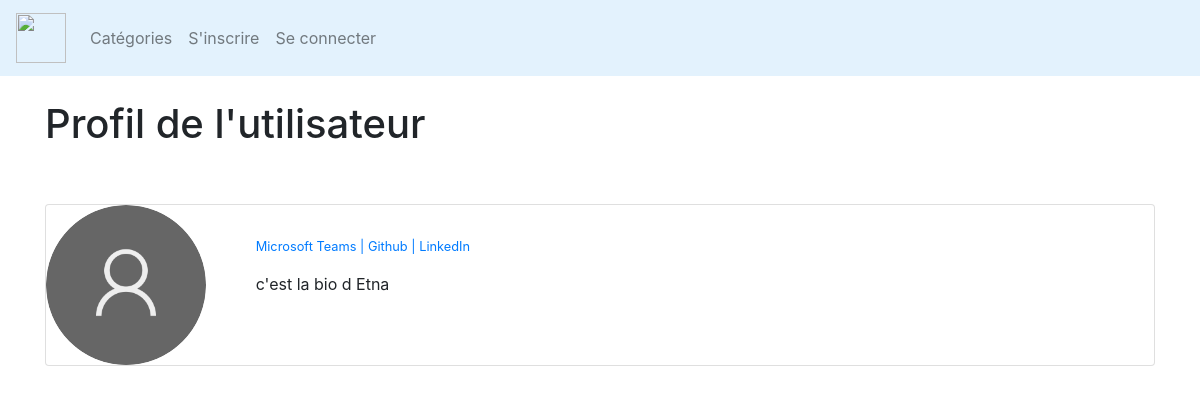
The app's page /8/profile/, older data.
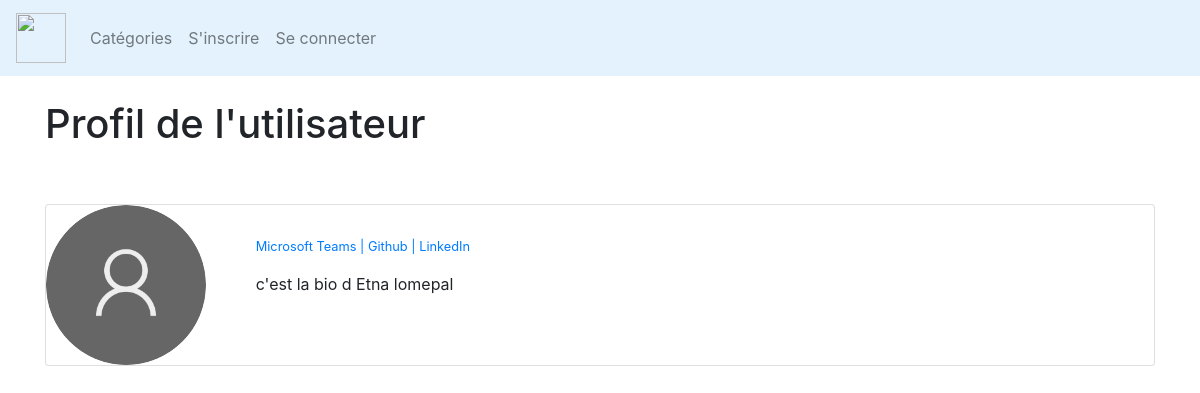
The same page, newer data.
### LeBlog/models.py (models this page shows, shortened)
class Profile(models.Model):
    user = models.OneToOneField(User, null=True, on_delete=models.CASCADE)
    bio = models.TextField()
    profile_pic = models.ImageField(null=True, blank=False, upload_to="images/profile/")
    microsoft_teams_url = models.CharField(max_length=255, null=True, blank=True)
    github_url = models.CharField(max_length=255, null=True, blank=True)
    linkedin_url = models.CharField(max_length=255, null=True, blank=True)

### LeBlog/views.py (the view)
# urls.py: path('<int:pk>/profile/', ShowProfilePageView.as_view(), name='show_profile_page'),
class ShowProfilePageView(DetailView):
    model = Profile
    template_name = 'user_profile.html'
    def get_context_data(self, *args, **kwargs):
        users = Profile.objects.all()
        context = super(ShowProfilePageView, self).get_context_data(*args, **kwargs)
        page_user = get_object_or_404(Profile, id=self.kwargs['pk'])
        context["page_user"] = page_user
        return context

### LeBlog/templates/user_profile.html (shortened to what this page needs)
{% extends 'base.html' %}
{% load static %}
{% block content %}
<h1>Profil de l'utilisateur</h1>
<br/><br/>
<div class="card mb-3">
  <div class="row g-0">
    <div class="col-md-2">
      {% if page_user.profile_pic %}
      <img src=" {{page_user.profile_pic.url}}" class="img-fluid rounded-start rounded-circle"   >
        {% else %}
        <img src=" {% static 'leBlog/images/Windows_10_Default_Profile_Picture.svg.png' %}" class="img-fluid rounded-start rounded-circle"   >
        {% endif %}
    </div>
    <div class="col-md-10">
      <div class="card-body">
          <p class="small text-muted">
              {% if page_user.microsoft_teams_url %}
              <a href="{{page_user.microsoft_teams_url}}">Microsoft Teams |</a>
              {% endif %}
              {% if page_user.github_url %}
              <a href="{{page_user.github_url}}">Github |</a>
              {% endif %}
              {% if page_user.linkedin_url %}
              <a href="{{page_user.linkedin_url}}">LinkedIn </a>
              {% endif %}
          </p>
        <p class="card-text">{{page_user.bio}}</p>
      </div>
    </div>
  </div>
</div>
{% endblock %}

Row changes from the older to the newer data that the page shows:
changed Profile: bio "c'est la bio d Etna" → "c'est la bio d Etna lomepal"
